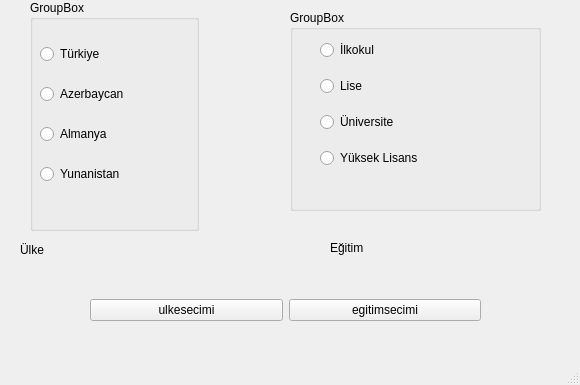
<?xml version="1.0" encoding="UTF-8"?>
<ui version="4.0">
 <class>MainWindow</class>
 <widget class="QMainWindow" name="MainWindow">
  <property name="geometry">
   <rect>
    <x>0</x>
    <y>0</y>
    <width>580</width>
    <height>385</height>
   </rect>
  </property>
  <property name="windowTitle">
   <string>MainWindow</string>
  </property>
  <widget class="QWidget" name="centralwidget">
   <widget class="QLabel" name="lblulke">
    <property name="geometry">
     <rect>
      <x>20</x>
      <y>240</y>
      <width>211</width>
      <height>20</height>
     </rect>
    </property>
    <property name="text">
     <string>Ülke</string>
    </property>
   </widget>
   <widget class="QLabel" name="lblegitim">
    <property name="geometry">
     <rect>
      <x>330</x>
      <y>240</y>
      <width>171</width>
      <height>16</height>
     </rect>
    </property>
    <property name="text">
     <string>Eğitim</string>
    </property>
   </widget>
   <widget class="QWidget" name="horizontalLayoutWidget">
    <property name="geometry">
     <rect>
      <x>90</x>
      <y>270</y>
      <width>391</width>
      <height>80</height>
     </rect>
    </property>
    <layout class="QHBoxLayout" name="horizontalLayout">
     <item>
      <widget class="QPushButton" name="btnulke">
       <property name="text">
        <string>ulkesecimi</string>
       </property>
      </widget>
     </item>
     <item>
      <widget class="QPushButton" name="egitimsecimi">
       <property name="text">
        <string>egitimsecimi</string>
       </property>
      </widget>
     </item>
    </layout>
   </widget>
   <widget class="QGroupBox" name="grp1">
    <property name="geometry">
     <rect>
      <x>30</x>
      <y>0</y>
      <width>169</width>
      <height>231</height>
     </rect>
    </property>
    <property name="title">
     <string>GroupBox</string>
    </property>
    <widget class="QWidget" name="gridLayoutWidget">
     <property name="geometry">
      <rect>
       <x>10</x>
       <y>30</y>
       <width>161</width>
       <height>171</height>
      </rect>
     </property>
     <layout class="QGridLayout" name="lyt1">
      <item row="6" column="0">
       <widget class="QRadioButton" name="yunanistan">
        <property name="text">
         <string>Yunanistan</string>
        </property>
       </widget>
      </item>
      <item row="3" column="0">
       <widget class="QRadioButton" name="azerbaycan">
        <property name="text">
         <string>Azerbaycan</string>
        </property>
       </widget>
      </item>
      <item row="5" column="0">
       <widget class="QRadioButton" name="almanya">
        <property name="text">
         <string>Almanya</string>
        </property>
       </widget>
      </item>
      <item row="1" column="0">
       <widget class="QRadioButton" name="turkiye">
        <property name="text">
         <string>Türkiye</string>
        </property>
       </widget>
      </item>
     </layout>
    </widget>
   </widget>
   <widget class="QGroupBox" name="grp2">
    <property name="geometry">
     <rect>
      <x>290</x>
      <y>10</y>
      <width>251</width>
      <height>201</height>
     </rect>
    </property>
    <property name="title">
     <string>GroupBox</string>
    </property>
    <widget class="QWidget" name="gridLayoutWidget_2">
     <property name="geometry">
      <rect>
       <x>30</x>
       <y>20</y>
       <width>201</width>
       <height>151</height>
      </rect>
     </property>
     <layout class="QGridLayout" name="lyt2">
      <item row="2" column="0">
       <widget class="QRadioButton" name="universite">
        <property name="text">
         <string>Üniversite</string>
        </property>
       </widget>
      </item>
      <item row="1" column="0">
       <widget class="QRadioButton" name="lise">
        <property name="text">
         <string>Lise</string>
        </property>
       </widget>
      </item>
      <item row="0" column="0">
       <widget class="QRadioButton" name="ilkokul">
        <property name="text">
         <string>İlkokul</string>
        </property>
       </widget>
      </item>
      <item row="3" column="0">
       <widget class="QRadioButton" name="yukseklisans">
        <property name="text">
         <string>Yüksek Lisans</string>
        </property>
       </widget>
      </item>
     </layout>
    </widget>
   </widget>
  </widget>
  <widget class="QMenuBar" name="menubar">
   <property name="geometry">
    <rect>
     <x>0</x>
     <y>0</y>
     <width>580</width>
     <height>26</height>
    </rect>
   </property>
  </widget>
  <widget class="QStatusBar" name="statusbar"/>
 </widget>
 <resources/>
 <connections/>
</ui>
